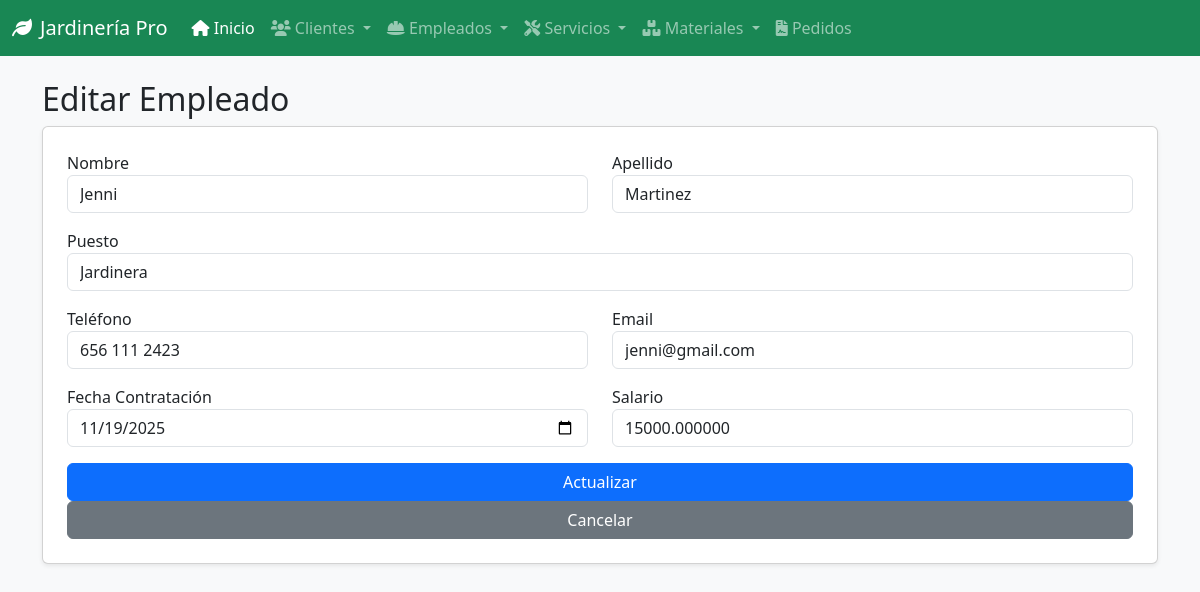
The app's page /empleados/actualizar/1/ with its own data.
### gestion/models.py (models this page shows, shortened)
class Empleado(models.Model):
    nombre = models.CharField(max_length=100)
    apellido = models.CharField(max_length=100)
    puesto = models.CharField(max_length=100)
    telefono = models.CharField(max_length=15, unique=True)
    email = models.EmailField(unique=True)
    fecha_contratacion = models.DateField()
    salario = models.DecimalField(max_digits=10, decimal_places=2)

### gestion/views.py (the view, shortened to what this page needs)
# urls.py: path('empleados/actualizar/<int:empleado_id>/', views.actualizar_empleado, name='actualizar_empleado'),
def actualizar_empleado(request, empleado_id):
    empleado = get_object_or_404(Empleado, pk=empleado_id)
    return render(request, 'empleado/actualizar_empleado.html', {'empleado': empleado})

### templates/empleado/actualizar_empleado.html (shortened to what this page needs)
{% extends 'base.html' %}
{% block content %}
<h2>Editar Empleado</h2>
<form method="post" class="card p-4 shadow-sm">
    <div class="row">
        <div class="col-md-6 mb-3"><label>Nombre</label><input type="text" name="nombre" value="{{ empleado.nombre }}" class="form-control" required></div>
        <div class="col-md-6 mb-3"><label>Apellido</label><input type="text" name="apellido" value="{{ empleado.apellido }}" class="form-control" required></div>
    </div>
    <div class="mb-3"><label>Puesto</label><input type="text" name="puesto" value="{{ empleado.puesto }}" class="form-control" required></div>
    <div class="row">
        <div class="col-md-6 mb-3"><label>Teléfono</label><input type="text" name="telefono" value="{{ empleado.telefono }}" class="form-control" required></div>
        <div class="col-md-6 mb-3"><label>Email</label><input type="email" name="email" value="{{ empleado.email }}" class="form-control" required></div>
    </div>
    <div class="row">
        <div class="col-md-6 mb-3"><label>Fecha Contratación</label><input type="date" name="fecha_contratacion" value="{{ empleado.fecha_contratacion|date:'Y-m-d' }}" class="form-control" required></div>
        <div class="col-md-6 mb-3"><label>Salario</label><input type="number" step="0.01" name="salario" value="{{ empleado.salario|stringformat:'f' }}" class="form-control" required></div>
    </div>
    <button type="submit" class="btn btn-primary">Actualizar</button>
    <a href="{% url 'ver_empleados' %}" class="btn btn-secondary">Cancelar</a>
</form>
{% endblock %}

### records on screen
Empleado: nombre "Jenni", apellido "Martinez", puesto "Jardinera", telefono "656 111 2423", email "jenni@gmail.com", fecha_contratacion "11/19/2025", salario "15000.000000"
